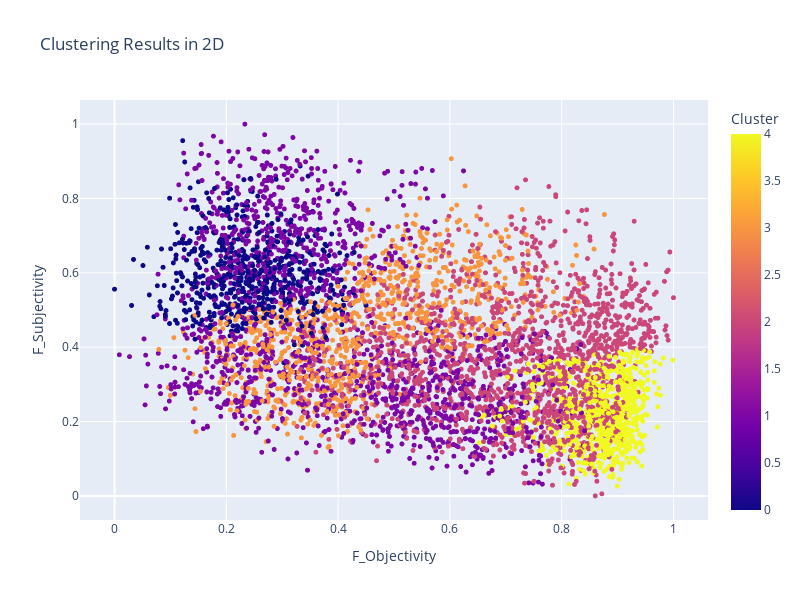

Notebook cell for this chart:
### Code cell
# Create a 3D scatter plot for visualization
fig = px.scatter(df_cluster, x='F_Objectivity', y='F_Subjectivity', color='Cluster',
                     title='Clustering Results in 2D', hover_name=df_cluster.index)

# Customize the visualization
fig.update_traces(marker=dict(size=5))  # Adjust the size of data points

# Set the figure size (width and height) in pixels
fig.update_layout(width=800, height=600)

fig.show()

### Figure 1 — Plotly figure (JSON) as saved in the notebook; plotly's stock layout.template omitted (floating-point values rounded to 4 significant figures; data arrays with more than 128 entries replaced by an {"elided": "..."} marker saying what was removed)
{"data": [{"hovertemplate": "<b>%{hovertext}</b><br><br>F_Objectivity=%{x}<br>F_Subjectivity=%{y}<br>Cluster=%{marker.color}<extra></extra>", "hovertext": {"elided": "5553 str values"}, "legendgroup": "", "marker": {"color": {"elided": "5553 int values"}, "coloraxis": "coloraxis", "size": 5, "symbol": "circle"}, "mode": "markers", "name": "", "showlegend": false, "type": "scattergl", "x": {"elided": "5553 float values"}, "xaxis": "x", "y": {"elided": "5553 float values"}, "yaxis": "y"}], "layout": {"coloraxis": {"colorbar": {"title": {"text": "Cluster"}}, "colorscale": [[0, "#0d0887"], [0.1111, "#46039f"], [0.2222, "#7201a8"], [0.3333, "#9c179e"], [0.4444, "#bd3786"], [0.5556, "#d8576b"], [0.6667, "#ed7953"], [0.7778, "#fb9f3a"], [0.8889, "#fdca26"], [1, "#f0f921"]]}, "height": 600, "legend": {"tracegroupgap": 0}, "title": {"text": "Clustering Results in 2D"}, "width": 800, "xaxis": {"anchor": "y", "domain": [0, 1], "title": {"text": "F_Objectivity"}}, "yaxis": {"anchor": "x", "domain": [0, 1], "title": {"text": "F_Subjectivity"}}}}
